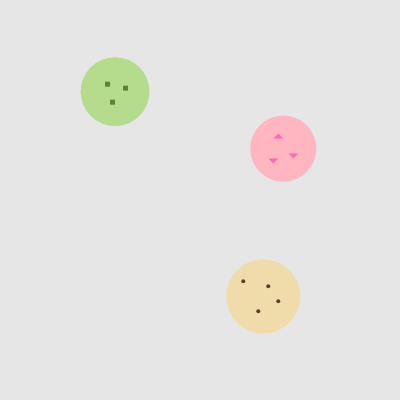
Frame 1 (no input)
Frame 60 (no input): identical to frame 1, image omitted
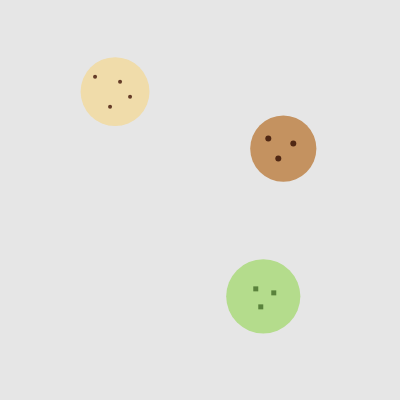
Frame 120 (the mouse pressed at the canvas centre since frame 60)

The p5.js sketch that drew these frames (run headless with seeded random() and noise() and a simulated clock; from frame 60 on, the mouse is pressed at the canvas centre):

// p5.js sketch
// ── sketch.js
// DM2008 – Activity 4a Extended
// Three Cookies with Unique Movement Directions

let cookies = [];
let flavors = ["chocolate", "vanilla", "strawberry", "green tea"];

function setup() {
  createCanvas(400, 400);
  noStroke();

  // Create 3 random cookies
  for (let i = 0; i < 3; i++) {
    let flavor = random(flavors);
    let size = random(60, 90);
    let x = random(size / 2, width - size / 2);
    let y = random(size / 2, height - size / 2);
    cookies.push(new Cookie(flavor, size, x, y, i));
  }
}

function draw() {
  background(230);

  for (let cookie of cookies) {
    cookie.show();
  }
}

class Cookie {
  constructor(flavor, size, x, y, id) {
    this.flavor = flavor;
    this.size = size;
    this.x = x;
    this.y = y;
    this.id = id; // unique ID for assigning movement pattern
  }

  show() {
    // Draw cookie base
    if (this.flavor == "chocolate") {
      fill(196, 146, 96);
    } else if (this.flavor == "vanilla") {
      fill(240, 220, 170);
    } else if (this.flavor == "strawberry") {
      fill(255, 182, 193);
    } else if (this.flavor == "green tea") {
      fill(180, 220, 140);
    } else {
      fill(220);
    }

    ellipse(this.x, this.y, this.size);

    this.drawChips();
  }

  drawChips() {
    if (this.flavor == "chocolate") {
      fill(80, 40, 20);
      circle(this.x - 15, this.y - 10, 6);
      circle(this.x + 10, this.y - 5, 6);
      circle(this.x - 5, this.y + 10, 6);
    } else if (this.flavor == "vanilla") {
      fill(100, 60, 40);
      circle(this.x - 20, this.y - 15, 4);
      circle(this.x + 15, this.y + 5, 4);
      circle(this.x - 5, this.y + 15, 4);
      circle(this.x + 5, this.y - 10, 4);
    } else if (this.flavor == "strawberry") {
      fill(255, 105, 180);
      triangle(this.x - 10, this.y - 10, this.x - 5, this.y - 15, this.x, this.y - 10);
      triangle(this.x + 5, this.y + 5, this.x + 10, this.y + 10, this.x + 15, this.y + 5);
      triangle(this.x - 15, this.y + 10, this.x - 10, this.y + 15, this.x - 5, this.y + 10);
    } else if (this.flavor == "green tea") {
      fill(90, 130, 60);
      rect(this.x - 10, this.y - 10, 5, 5);
      rect(this.x + 8, this.y - 6, 5, 5);
      rect(this.x - 5, this.y + 8, 5, 5);
    }
  }

  move(keyCode) {
    // Each cookie moves differently based on its id
    if (this.id == 0) {
      // Left-right movement
      if (keyCode === LEFT_ARROW) this.x -= 10;
      if (keyCode === RIGHT_ARROW) this.x += 10;
    } else if (this.id == 1) {
      // Up-down movement
      if (keyCode === UP_ARROW) this.y -= 10;
      if (keyCode === DOWN_ARROW) this.y += 10;
    } else if (this.id == 2) {
      // Diagonal movement
      if (keyCode === LEFT_ARROW || keyCode === UP_ARROW) {
        this.x -= 7;
        this.y -= 7;
      }
      if (keyCode === RIGHT_ARROW || keyCode === DOWN_ARROW) {
        this.x += 7;
        this.y += 7;
      }
    }
  }
}

// Move cookies in their own way
function keyPressed() {
  for (let cookie of cookies) {
    cookie.move(keyCode);
  }
}

// Change all cookie flavors on click
function mousePressed() {
  for (let cookie of cookies) {
    cookie.flavor = random(flavors);
  }
}
